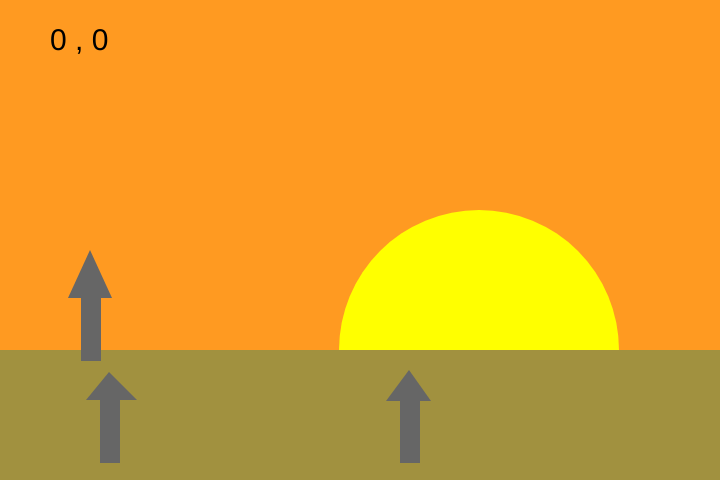
Frame 1 (no input)
Frame 60 (no input): identical to frame 1, image omitted
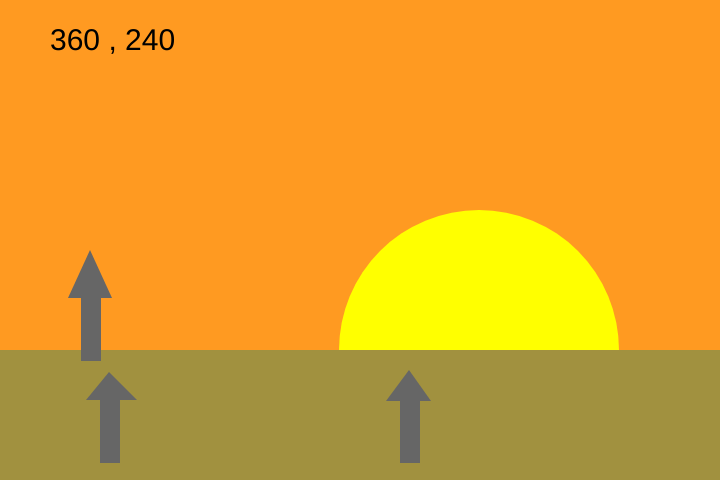
Frame 120 (the mouse pressed at the canvas centre since frame 60)

The p5.js sketch that drew these frames (run headless with seeded random() and noise() and a simulated clock; from frame 60 on, the mouse is pressed at the canvas centre):

// p5.js sketch
// ── sketch.js
function setup() {
  // put setup code here
  createCanvas(720, 480);
}

function draw() {
  // put drawing code here
  background('#FF9A21');
    noStroke();



    fill('#A1913F ');
    rect(0, 350, 720, 300);//ground

    fill(102);
    rect(81, 298, 20, 63);//trees
    fill(102);
    triangle(90,250,68,298,112,298);

    fill(102);
    rect(400, 400, 20, 63);
    fill(102);
    triangle(409,370,386,401,431,401);

    fill(102);
    rect(100, 400, 20, 63);
    fill(102);
    triangle(109,372,86,400,137,400);

    fill('yellow');
    arc(479, 350, 280, 280, PI, TWO_PI);//sun

    fill(0);
    textSize(30);
    text(mouseX + " , " +  mouseY, 50 , 50);

  }
  function mouseReleased() {
      console.log(mouseX +", "+ mouseY);
  }
